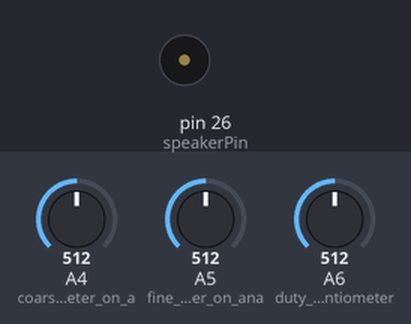
The sketch below on a simulated Arduino Mega 2560, built with avr-gcc and run on an emulated ATmega2560. Shown: buzzer (waves = sounding). Inputs (shaded band) come from the test bench; at power-on: A4 (coarse_potentiometer_on_a) = 512, A6 (duty_cycle_potentiometer) = 512, A5 (fine_potentiometer_on_ana) = 512.

Above: at 1.2 s.
1.3 s: A4 (coarse_potentiometer_on_a) set to 122
At 2.6 s:
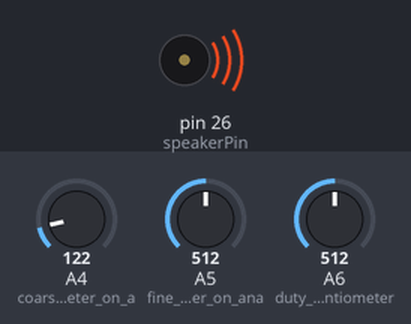
2.9 s: A4 (coarse_potentiometer_on_a) set to 143
4.4 s: A4 (coarse_potentiometer_on_a) set to 172
9.2 s: A6 (duty_cycle_potentiometer) set to 0
10.7 s: A5 (fine_potentiometer_on_ana) set to 716
Timing chart, 0 to 13.7 s (numbered marks = the images above; inputs shaded):
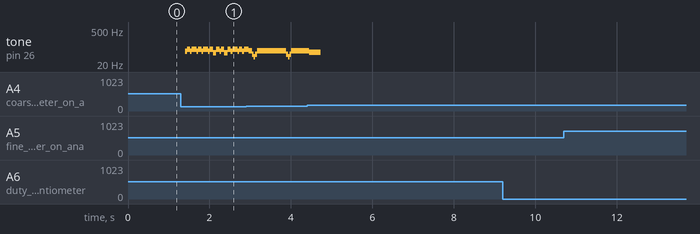

The sketch:

modulated_speaker.ino
```cpp
int speakerPin = 26;     // speaker on digital pin 26
int coarseTune, fineTune, duty, coarseDuty, fineDuty;

void setup() {
  pinMode (speakerPin, OUTPUT);
  pinMode (A4, INPUT);   //     coarse potentiometer on analog pin A4
  pinMode (A5, INPUT);   //       fine potentiometer on analog pin A5
  pinMode (A6, INPUT);   // duty cycle potentiometer on analog pin A6
}

void loop() {

 coarseTune = map(analogRead(A4), 0, 1023, 1, 100);   // 10
 fineTune   = map(analogRead(A5), 0, 1023, 1, 10000);
 duty       = map(analogRead(A6), 0, 1023, 1, 20);
 coarseDuty = coarseTune / duty ;
 fineDuty   = fineTune / duty ;

  digitalWrite(speakerPin, HIGH);
  delay(coarseDuty);
  delayMicroseconds(fineDuty);

  digitalWrite(speakerPin, LOW);
  delay(coarseTune-coarseDuty);
  delayMicroseconds(fineTune-fineDuty);

}
```

Measured:
- after the input at 1.3 s, tone on pin 26 (speakerPin): plays 68 Hz for 0.04 s, 79 Hz for 0.08 s, 68 Hz for 0.04 s, 79 Hz for 0.12 s, 68 Hz for 0.04 s, 79 Hz for 0.08 s … (22 notes in this stretch), starting after 0.11 s
